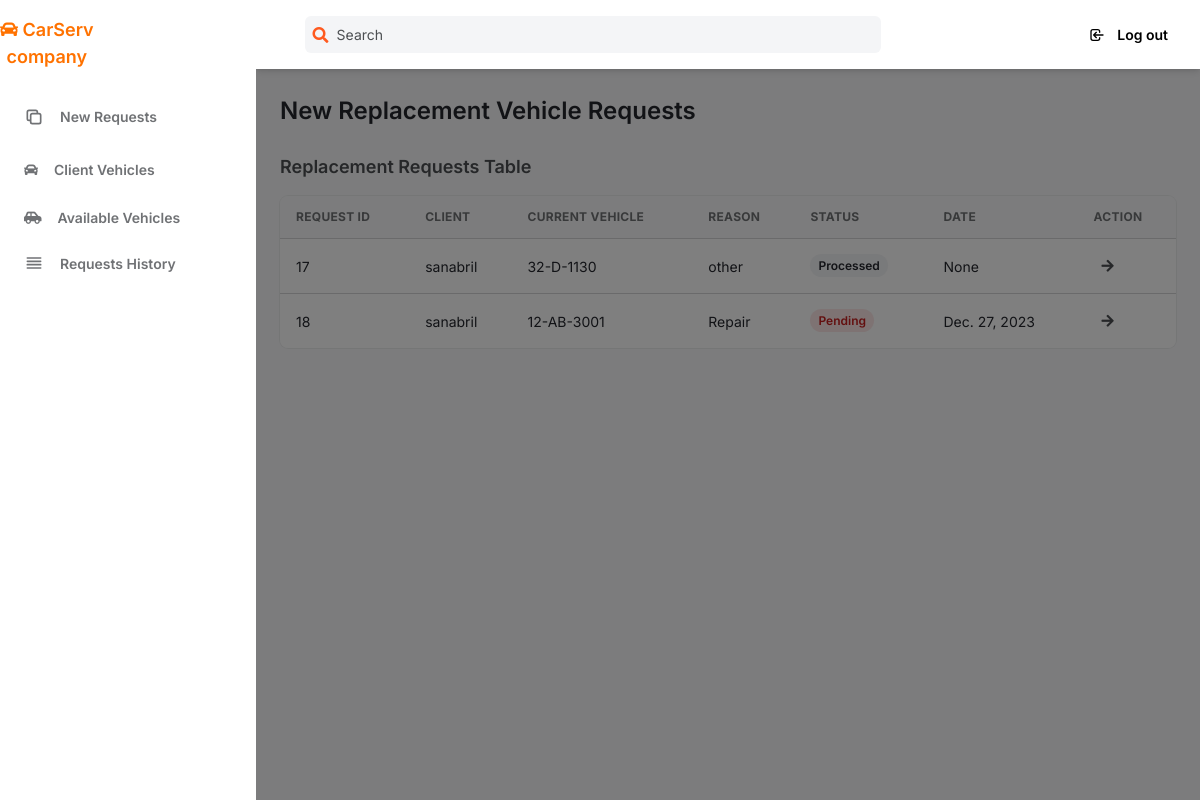
The page /viewrequest on the database its author committed.
### pfm/models.py (models this page shows, shortened)
class Remplacementvechule(models.Model):
    vechule=models.OneToOneField(Vechule, null=True, blank=True, on_delete=models.SET_NULL)
    client = models.ForeignKey(Client, null=True, blank=True, on_delete=models.SET_NULL)
    issuetype=models.CharField(max_length=50,null=True, blank=True)
    gam=models.CharField(max_length=40,null=True, blank=True)
    status=models.CharField(max_length=40,null=True, blank=True)
    date=models.DateField(null=True, blank=True)
    otherrequests=models.CharField(max_length=100,null=True, blank=True)
    dateincident=models.DateField(null=True, blank=True)
    lieu_incident=models.CharField(max_length=40,null=True, blank=True)
    Description=models.CharField(max_length=1000000000000,null=True, blank=True)
    type_de_reparation=models.CharField(max_length=40,null=True, blank=True)
    date_envoi = models.DateTimeField(auto_now_add=True)
    historique=models.CharField(max_length=40,null=True, blank=True)

class Client(models.Model):
    user = models.OneToOneField(User, on_delete=models.CASCADE)
    nombre_de_voiture = models.CharField(max_length=255)
    date_naissance = models.DateField(null=True, blank=True)
    adress = models.CharField(max_length=100, null=True, blank=True)
    telphone = models.CharField(max_length=10, null=True, blank=True)
    gender = models.CharField(max_length=10, null=True, blank=True)
    is_user_authenticated = models.CharField(max_length=10, null=True, blank=True)
    last_activity = models.DateTimeField(blank=True, null=True)
    creation_date = models.DateTimeField(auto_now_add=True, null=True, blank=True)

class Vechule(models.Model):
    client = models.ForeignKey(Client, null=True, blank=True, on_delete=models.SET_NULL)
    immatriculation= models.CharField(max_length=30)
    modele= models.CharField(max_length=255)
    genre=models.CharField(max_length=30)
    puissance=models.CharField(max_length=30)
    livraison= models.DateField(null=True, blank=True)
    fin_liv= models.DateField(null=True, blank=True)
    km=models.CharField(max_length=100)
    gam=models.CharField(max_length=100)
    date_naiss=models.DateField(null=True, blank=True)
    cas=models.CharField(max_length=20,null=True, blank=True)

### pfm/views.py (the view)
# urls.py: path('viewrequest',views.requestview,name="viewrequest"),
def requestview(request):
    remplace = Remplacementvechule.objects.exclude(historique__isnull=False)
    return render(request, "pfm/test/newrequest.html", {'remplacements': remplace})

### templates/pfm/test/newrequest.html
{% extends 'pfm/test/mainemploye.html' %}
{% block content %}
<h2
              class="my-6 text-2xl font-semibold text-gray-700 dark:text-gray-200"
            >
            New Replacement Vehicle Requests
            </h2>
            <h4
              class="mb-4 text-lg font-semibold text-gray-600 dark:text-gray-300"
            >
            Replacement Requests Table
            </h4>
            <div class="w-full overflow-hidden rounded-lg shadow-xs">
              <div class="w-full overflow-x-auto">
                <table id="newrequest" class="w-full whitespace-no-wrap">
                  <thead>
                    <tr
                      class="text-xs font-semibold tracking-wide text-left text-gray-500 uppercase border-b dark:border-gray-700 bg-gray-50 dark:text-gray-400 dark:bg-gray-800"
                    >
                    <th class="px-4 py-3">Request ID</th>
                    <th class="px-4 py-3">Client</th>
                    <th class="px-4 py-3">Current vehicle</th>
                    <th class="px-4 py-3">Reason</th>
                    <th class="px-4 py-3">Status</th>
                    <th class="px-4 py-3">Date</th>
                    <th class="px-4 py-3">Action</th>
                    </tr>
                  </thead>
                  <tbody
                    class="bg-white divide-y dark:divide-gray-700 dark:bg-gray-800"
                  >
                  {% for remplacement in remplacements%}
                     <tr class="text-gray-700 dark:text-gray-400">
                      <td class="px-4 py-3 text-sm">
                        {{remplacement.id}}
                     </td>
                      <td class="px-4 py-3 text-sm">
                        {{remplacement.client.user.username}}
                      </td>
                      <td class="px-4 py-3 text-sm">
                        {{remplacement.vechule.immatriculation}}
                    </td>
                      <td class="px-4 py-3 text-sm">
                        {{remplacement.issuetype}}
                      </td>
                      <td class="px-4 py-3 text-xs">
                        {% if remplacement.status == "Pending" %}
                          <span class="px-2 py-1 font-semibold leading-tight text-red-700 bg-red-100 rounded-full dark:bg-red-700 dark:text-red-100">
                            {{ remplacement.status }}
                          </span>
                        {% else %}
                          <span class="px-2 py-1 font-semibold leading-tight text-gray-700 bg-gray-100 rounded-full dark:bg-red-700 dark:text-red-100">
                            {{ remplacement.status }}
                          </span>
                        {% endif %}
                      </td>
                      <td class="px-4 py-3 text-sm">
                        {{remplacement.date}}
                    </td>
                    <td class="px-4 py-3">
                      <div class="flex items-center space-x-4 text-sm">
                        <a href="remplacemnt_view/{{ remplacement.id }}">
                        <button
                          class="flex items-center justify-between px-2 py-2 text-sm font-medium leading-5 text-gray-600 rounded-lg dark:text-gray-400 focus:outline-none focus:shadow-outline-gray"
                          aria-label="Delete"
                        >
                        <i class="fas fa-arrow-right"></i>
                      </button>
                    </a>
                      </div>
                    </td>
                  </tr>
                  {%endfor%}
                  </tbody>
                </table>
              </div>
            </div>
          </div>
        </main>
      </div>
    </div>
  </body>
</html>
{% endblock %}

### rows shown on the page
Remplacementvechule: id "17", client.user.username "sanabril", vechule.immatriculation "32-D-1130", issuetype "other", status "Processed", date "None"
Remplacementvechule: id "18", client.user.username "sanabril", vechule.immatriculation "12-AB-3001", issuetype "Repair", status "Pending", date "Dec. 27, 2023"
